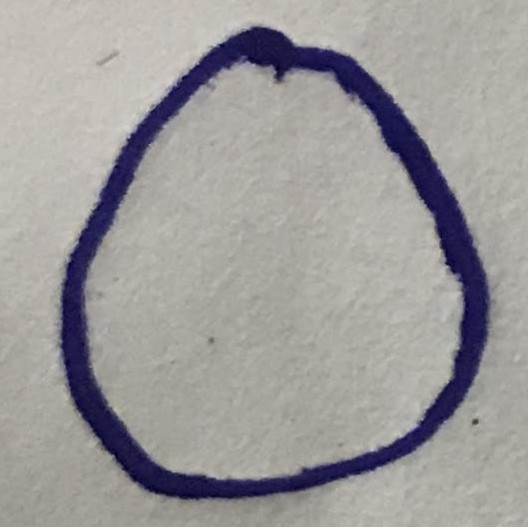
#> input picture zero2.jpg, 528 x 527 px
$ python extract_feature.py
#> lines starting #> are read from the running program, lines starting #| are printed output that depends on the picture; after the words box and inside, x2 and y2 are one past the last pixel; in counts of white or black regions, pixels touching at a corner belong together
import cv2
import numpy as np
import matplotlib as plt
import cv_algorithms  #thining algorithm library

img = cv2.imread('zero2.jpg',0)    #read a cropped image with blank background
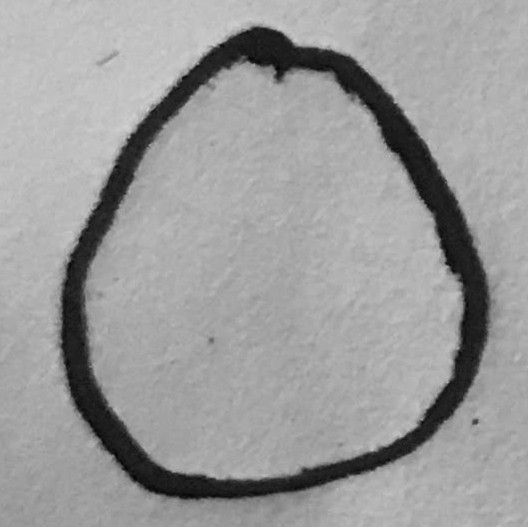
#> img: shape (527, 528); min 0, max 210, mean 155.5
h = img.shape[0]
#> h = 527
w = img.shape[1]
#> w = 528
for x in range (0,h):         #code for binary thresholding
	for y in range (0,w):
		if img[x,y] >= 100:
			img[x,y] = 0
		else:
			img[x,y] = 255
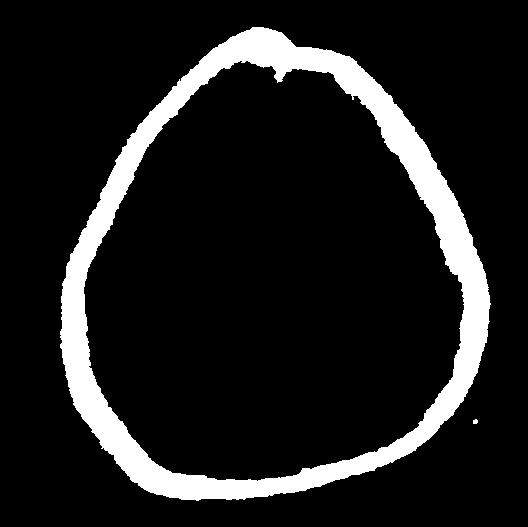
#> img: shape (527, 528); 11.6% white; 2 white regions, box (x1, y1, x2, y2) and area: (60, 27, 491, 501) 32373, (473, 419, 478, 424) 21


#> (the run stopped early here; a loop or call above may not have finished)

$ run again, with three.jpg copied over zero2.jpg
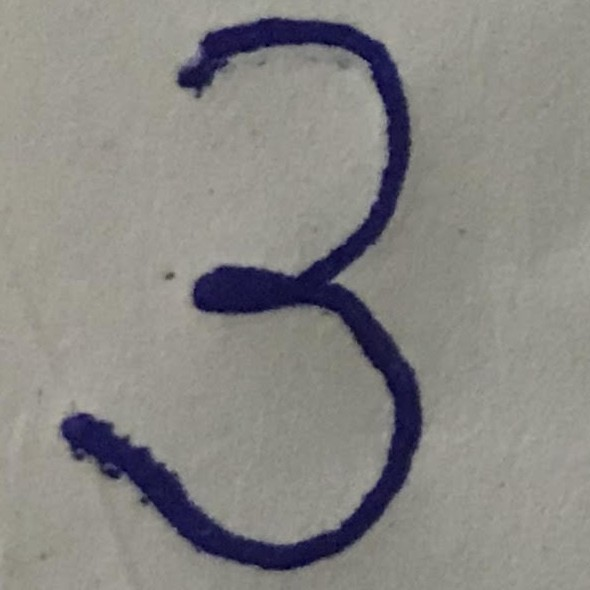
#> input picture three.jpg, 590 x 590 px
#> `img = cv2.imread('zero2.jpg',0)`:
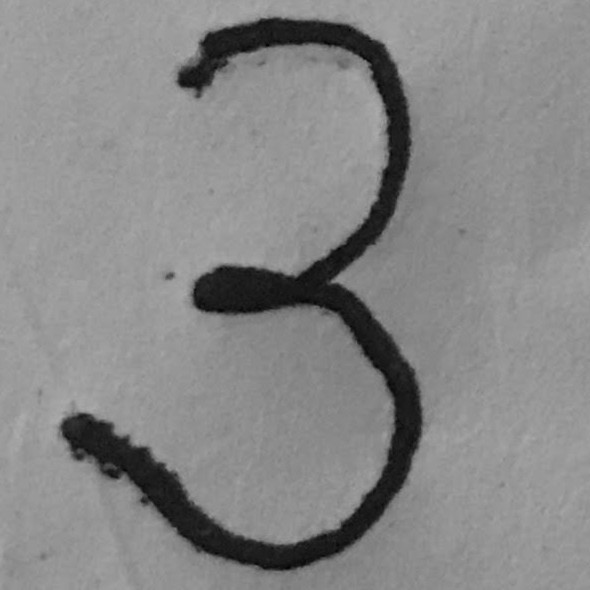
#> img: shape (590, 590); min 2, max 173, mean 135.2
#> after the loop `for x in range (0,h):`:
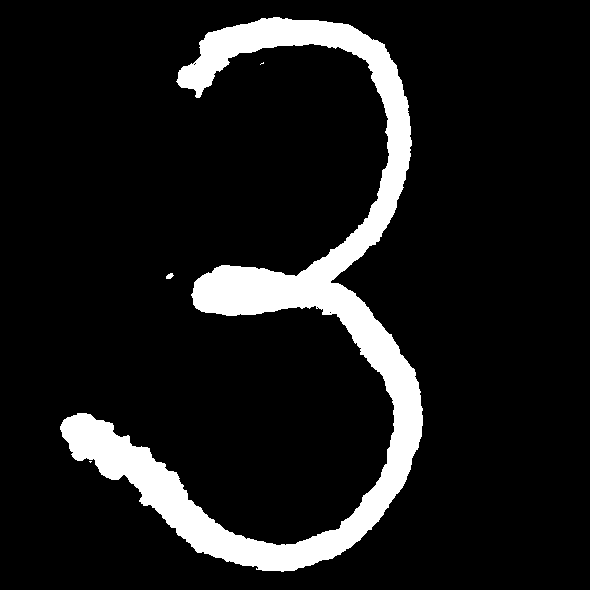
#> img: shape (590, 590); 10.5% white; 4 white regions (2 under 20 px), largest, box (x1, y1, x2, y2) and area: (60, 17, 423, 572) 36480, (166, 273, 174, 279) 33

$ run again, with two.jpg copied over zero2.jpg
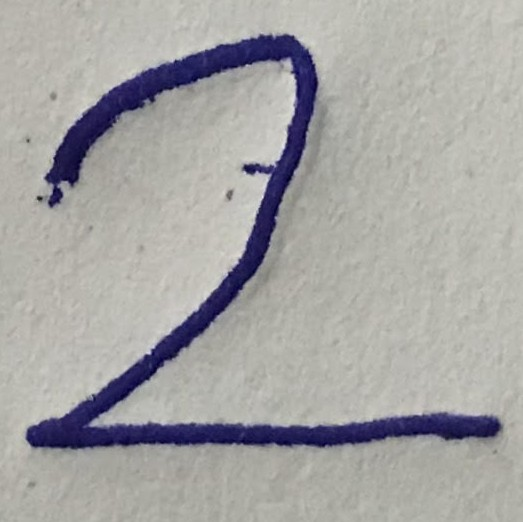
#> input picture two.jpg, 523 x 522 px
#> `img = cv2.imread('zero2.jpg',0)`:
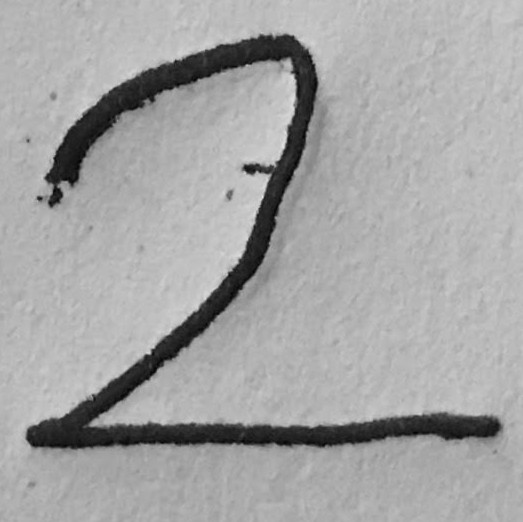
#> img: shape (522, 523); min 1, max 232, mean 164.6
#> after the loop `for x in range (0,h):`:
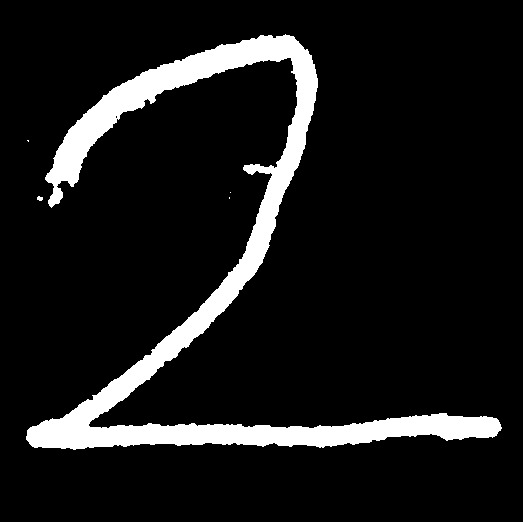
#> img: shape (522, 523); 9.9% white; 5 white regions (3 under 20 px), largest, box (x1, y1, x2, y2) and area: (26, 34, 502, 450) 27012, (37, 196, 43, 201) 23
